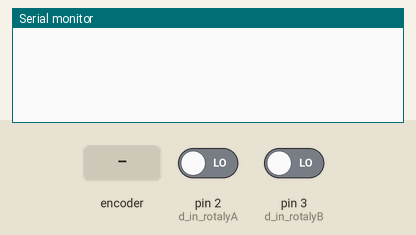
The sketch below on a simulated Arduino Uno, built with avr-gcc and run on an emulated ATmega328P. Shown: the last lines printed to the serial monitor. The inputs (shaded band) are chosen by the test bench; at power-on: pin 2 (d_in_rotalyA) LOW, pin 3 (d_in_rotalyB) LOW.

Above: at 1.2 s.
1.3 s: rotary encoder on pin 2 (d_in_rotalyA) / pin 3 (d_in_rotalyB) turned 1 step (first pin leading)
At 2.1 s:
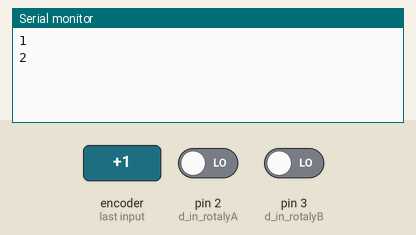
3.0 s: rotary encoder on pin 2 (d_in_rotalyA) / pin 3 (d_in_rotalyB) turned 1 step (first pin leading)
At 4.6 s:
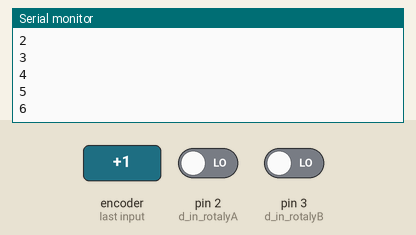
Timing chart, 0 to 6.1 s (numbered marks = the images above; inputs shaded):
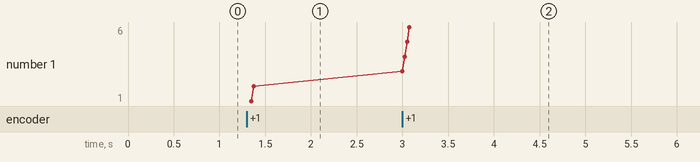

The sketch:

a20120725_REtest.ino
```cpp
const int d_in_rotalyA = 2;
const int d_in_rotalyB = 3;


int new_D, old_D;
unsigned char value;


void setup()
{
  pinMode(d_in_rotalyA, INPUT);
  pinMode(d_in_rotalyB, INPUT);

  value = 0;

  old_D = 0x0;
  if(digitalRead(d_in_rotalyA) == HIGH){
    old_D |= 0x1;
  }
  if(digitalRead(d_in_rotalyB) == HIGH){
    old_D |= 0x2;
  }

  Serial.begin(9600);      // open the serial port at 9600 bps:
}

void loop()
{
    new_D = 0x0;
    if(digitalRead(d_in_rotalyA) == HIGH){
      new_D |= 0x1;
    }
    if(digitalRead(d_in_rotalyB) == HIGH){
      new_D |= 0x2;
    }

    if(new_D != old_D){
      int D = ((old_D << 1) + new_D) & 0x2;
      if(D == 0x0){ // CW
        ++value;
      }else if(D == 0x2){ // CCW
        --value;
      }
      Serial.print(value);
      Serial.print("\n");
      old_D = new_D;
    }
}
```

Measured:
- after the input at 1.3 s, the serial monitor: prints a new line after 0.05 s (image 1)
- after the input at 3.0 s, the serial monitor: prints a new line at once (image 2)
- plotted number 1: 2 → 6 after the input at 3.0 s
